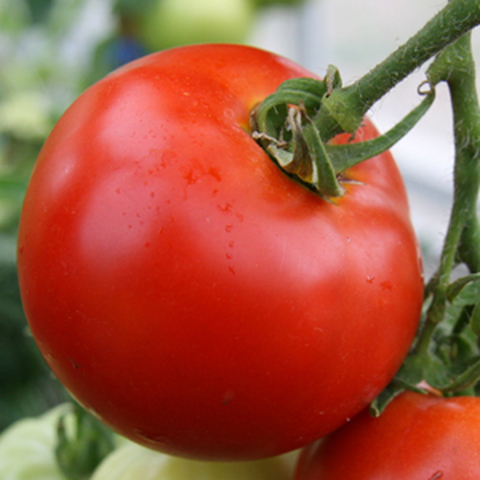
#> input picture program/tomat.jpg, 480 x 480 px
$ python edge.py
#> lines starting #> are read from the running program, lines starting #| are printed output that depends on the picture; after the words box and inside, x2 and y2 are one past the last pixel; in counts of white or black regions, pixels touching at a corner belong together
import cv2
import numpy as np

# 1. Baca gambar
img = cv2.imread('tomat.jpg')  # Ganti dengan path gambar kamu
#> img is the input picture: shape (480, 480, 3); mean B, G, R 66.1, 88.9, 162.4
if img is None:
    print("Gambar tidak ditemukan. Pastikan path-nya benar.")
    exit()

original = img.copy()

# 2. Preprocessing
gray = cv2.cvtColor(img, cv2.COLOR_BGR2GRAY)
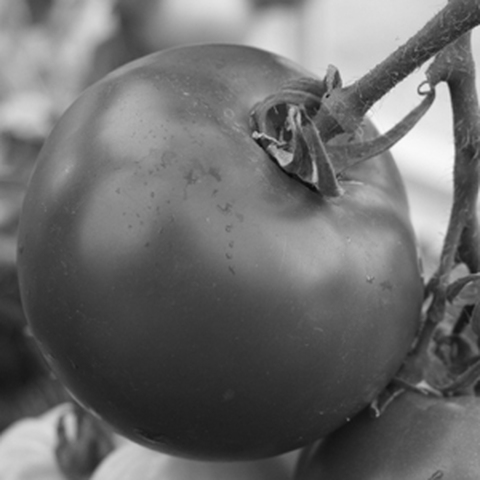
#> gray: shape (480, 480); min 9, max 251, mean 108.2
blur = cv2.GaussianBlur(gray, (5, 5), 0)  # Lebih halus dari (7, 7)
edges = cv2.Canny(blur, 30, 100)  # Coba threshold yang lebih sensitif
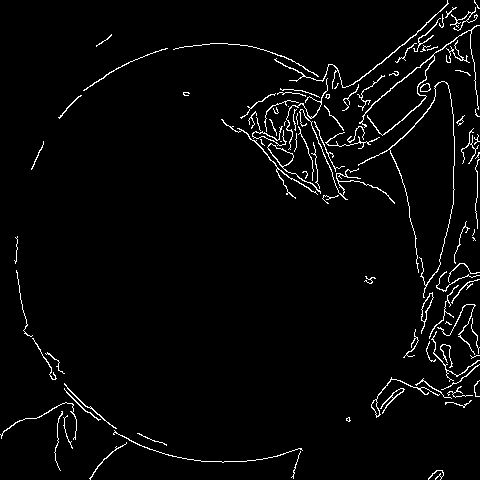
#> edges: shape (480, 480); 3% white in thin lines or dots

# Debug: tampilkan edges
cv2.imshow('Edges', edges)

# 3. Deteksi kontur
contours, _ = cv2.findContours(edges, cv2.RETR_EXTERNAL, cv2.CHAIN_APPROX_SIMPLE)
#> contours = 98 contours, 69 with area under 20; largest, box (x1, y1, x2, y2) and area: (267, 143, 321, 194) 317, (359, 25, 480, 136) 154, (421, 292, 434, 334) 150, (274, 0, 449, 89) 108, (371, 377, 440, 418) 102
print(f"Jumlah kontur ditemukan: {len(contours)}")
#| Jumlah kontur ditemukan: 98

# 4. Filter berdasarkan bentuk (circularity)
def circularity(contour):
    perimeter = cv2.arcLength(contour, True)
    area = cv2.contourArea(contour)
    if perimeter == 0: return 0
    return 4 * np.pi * (area / (perimeter ** 2))

mask = np.zeros_like(gray)

detected_count = 0
for cnt in contours:
    area = cv2.contourArea(cnt)
    circ = circularity(cnt)
    if area > 500 and circ > 0.6:  # Turunkan ambang
        cv2.drawContours(mask, [cnt], -1, 255, -1)
        detected_count += 1
#> this loop made 98 passes
#> (perimeter in circularity, circ) on passes 3, 5, 9, 11, 12, 14, 17, 23, 24, 28, 29, 30: (117.9, 0.0239), (424.6, 0.00153), (269.5, 0.0051), (108.3, 0.0852), (100.3, 0.0356), (143.9, 0.0252), (238.8, 0.0226), (123.8, 0.0168), (223.7, 0.00867), (261, 0.00637), (97.84, 0.196), (175.2, 0.00962)
#> mask: shape (480, 480); every value is 0
#> after the loop, detected_count = 0

print(f"Jumlah kontur lolos filter: {detected_count}")
#| Jumlah kontur lolos filter: 0
cv2.imshow('Mask', mask)

# 5. Masking tomat
masked = cv2.bitwise_and(img, img, mask=mask)
#> masked: shape (480, 480, 3); every value is 0

# 6. Konversi ke HSV
hsv = cv2.cvtColor(masked, cv2.COLOR_BGR2HSV)

# 7. Ambil nilai Hue
hue_values = hsv[:, :, 0][mask == 255]
#> hue_values = empty array
if len(hue_values) == 0:
    print("Tidak ada objek terdeteksi.")
else:
    avg_hue = np.mean(hue_values)
    print(f'Rata-rata Hue: {avg_hue:.2f}')

    # 8. Klasifikasi berdasarkan Hue
    if avg_hue < 20 or avg_hue > 160:
        kematangan = 'Matang'
    elif 35 < avg_hue < 85:
        kematangan = 'Mentah'
    else:
        kematangan = 'Transisi / Tidak diketahui'

    print(f'Tingkat kematangan: {kematangan}')

    # Tampilkan hasil
    cv2.putText(original, kematangan, (10, 30), cv2.FONT_HERSHEY_SIMPLEX, 1.2, (0, 255, 0), 2)
    cv2.imshow('Original + Label', original)
    cv2.imshow('Segmented Tomat', masked)

cv2.waitKey(0)
cv2.destroyAllWindows()

$ run again, with program/no-bg.png saved as program/tomat.jpg
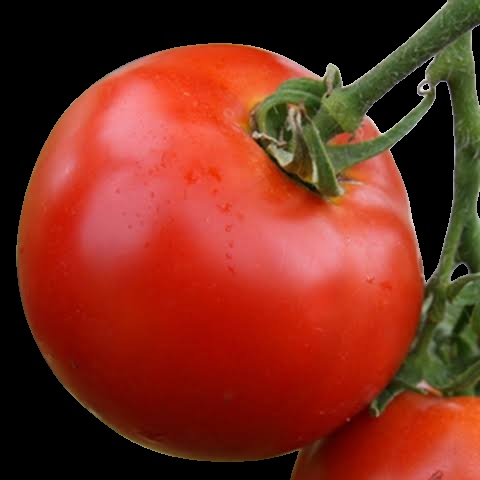
#> input picture program/no-bg.png, 480 x 480 px
#> img is the input picture: shape (480, 480, 3); mean B, G, R 30.2, 45.8, 122.5
#> `gray = cv2.cvtColor(img, cv2.COLOR_BGR2GRAY)`:
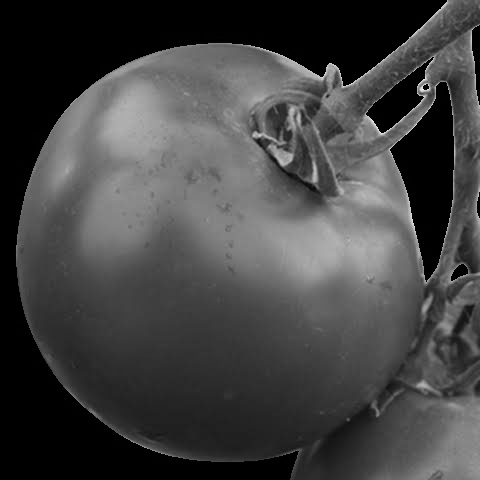
#> gray: shape (480, 480); min 0, max 234, mean 67
#> `edges = cv2.Canny(blur, 30, 100)`:
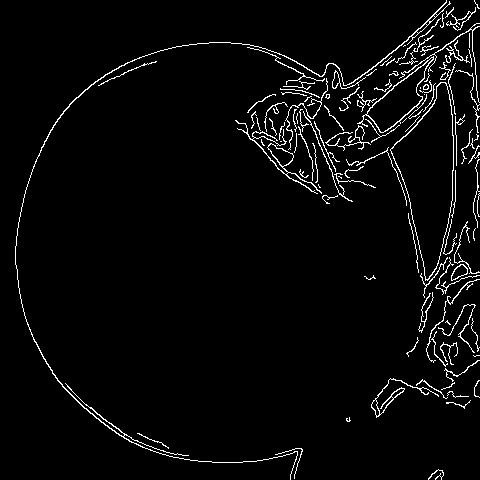
#> edges: shape (480, 480); 3.5% white in thin lines or dots
#> contours = 107 contours, 85 with area under 20; largest, box (x1, y1, x2, y2) and area: (390, 82, 454, 281) 6738, (357, 56, 434, 133) 1828, (15, 0, 451, 480) 422, (235, 120, 322, 194) 393, (371, 378, 439, 418) 187
#| Jumlah kontur ditemukan: 107
#> the loop `for cnt in contours:` made 107 passes
#> (perimeter in circularity, circ) on passes 10, 11, 18, 20, 22, 23, 38, 48: (354.8, 0.0187), (123.2, 0.0182), (257, 0.00657), (294.5, 0.00623), (52.87, 0.69), (224.5, 0.00549), (246.1, 0.00415), (315.8, 0.00447)
#> after the loop `for cnt in contours:`: detected_count = 0
#| Jumlah kontur lolos filter: 0
#> masked: shape (480, 480, 3); every value is 0
#> hue_values = empty array
